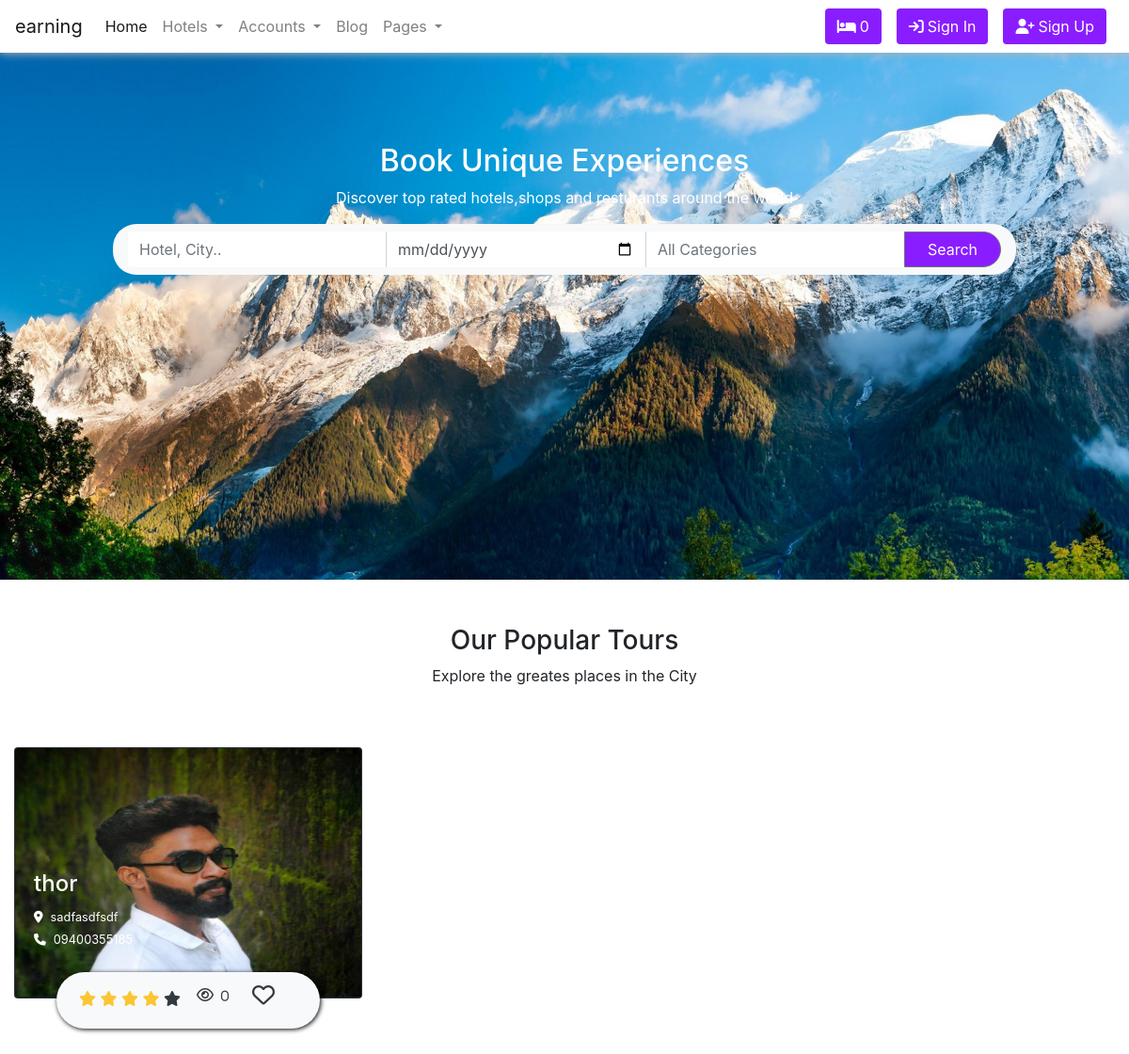
Before: / with the older database file.
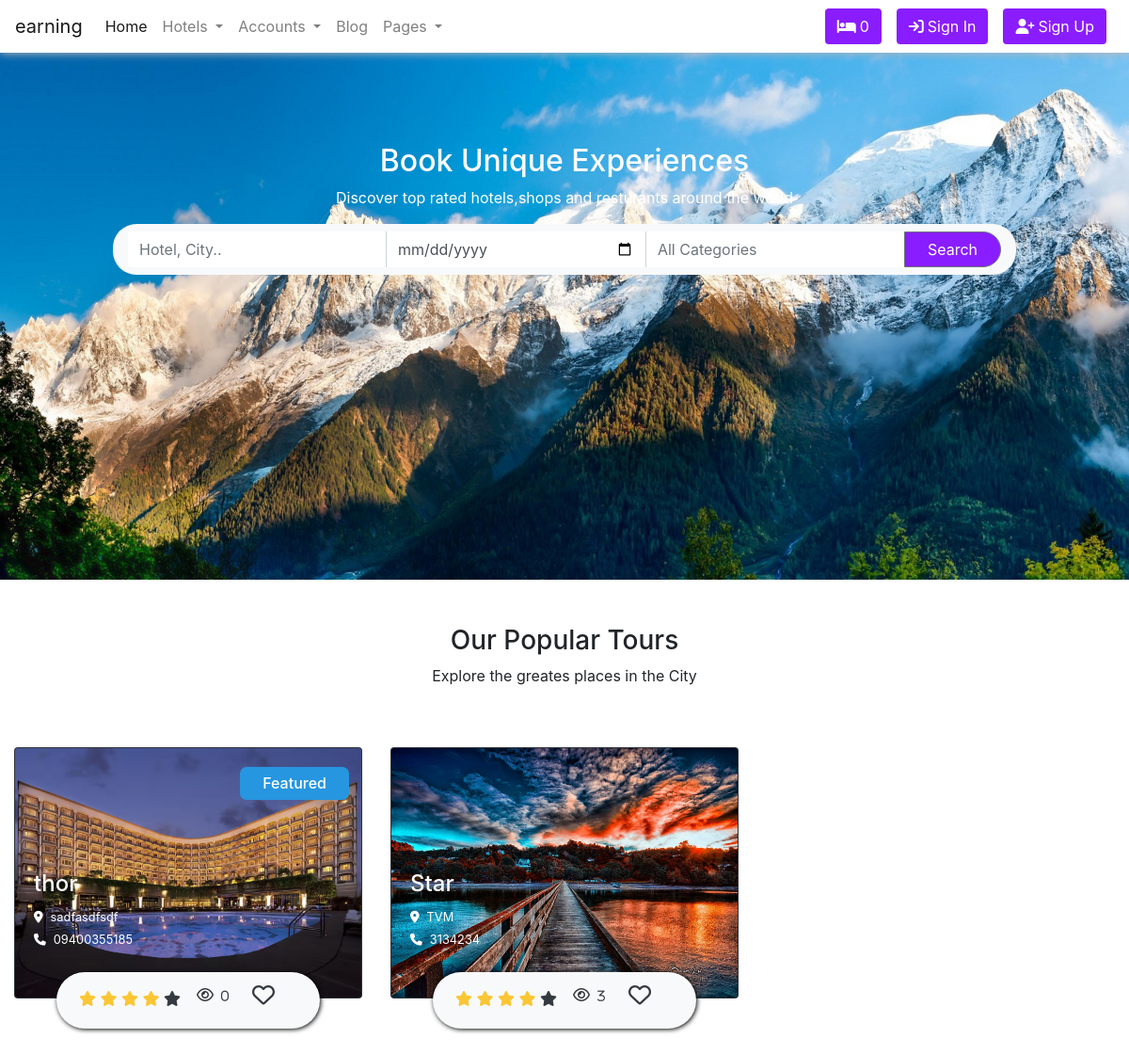
After: the same page with the newer database file.
### hotel/models.py (models this page shows, shortened)
class Hotel(models.Model):
    user = models.ForeignKey(User,on_delete=models.SET_NULL,null=True)
    name = models.CharField(max_length=100)
    description = CKEditor5Field(null=True,blank=True, config_name='extends')
    image = models.FileField(upload_to='hotel_galley')
    address = models.CharField(max_length=200)
    mobile = models.CharField(max_length=50)
    email = models.EmailField(max_length=110)
    status = models.CharField(max_length=20,choices=HOTEL_STATUS ,default='Live')
    tag=models.CharField(max_length=200,help_text='Seperate tags with comma')
    views=models.IntegerField(default=0)
    featured=models.BooleanField(default=False)
    hid = ShortUUIDField(unique=True, length=10, max_length=20, alphabet='abcdefghijklmnopqrstuvwxyz')
    slug= models.SlugField(unique=True)
    date= models.DateTimeField(auto_now_add=True)

### hotel/views.py (the view)
# urls.py: path('',views.index,name='index'),
def index(request):
    hotels=Hotel.objects.filter(status='Live')
    context={
        'hotels':hotels
    }
    return render(request,'hotel/hotel.html',context)

### templates/hotel/hotel.html
{% load static %} {% include "base/base.html" %} {% block content %}
<section>
  <div class="backImg text-center text-white pt-5">
    <h2 class="mt-5">Book Unique Experiences</h2>
    <p>Discover top rated hotels,shops and resturants around the world</p>
    <div class="bg-light fm-group">
      <div class="input-group px-3">
        <input
          type="text"
          placeholder="Hotel, City.."
          class="form-control border-0 mt-2"
        />
        <input
          type="date"
          placeholder="Select Booking Date"
          class="form-control border-bottom-0 border-top-0 mt-2"
        />
        <input
          type="text"
          placeholder="All Categories"
          class="form-control mt-2 border-bottom-0 border-top-0 border-right-0"
        />
        <button class="btn btn-outline-secondary n_btn px-4 my-2" type="button">
          Search
        </button>
      </div>
    </div>
  </div>
</section>
<section>
  <div class="text-center pt-5">
    <h3>Our Popular Tours</h3>
    <p>Explore the greates places in the City</p>
    <div class="container-fluid mb-5">
      <div class="row">
        {% for hotel in hotels %}
        <div class="col-md-6 col-lg-6 col-xl-4 my-5">
          <a href="">
          <div class="card bg-dark text-white">
            <img class="card-img" src="{{hotel.image.url}}"
            alt="Card image">
            <div class="card-img-overlay">
              {% if hotel.featured == True %}
              <div style="position: absolute; left: 65%; "><h6 class="tags p-2 px-4">Featured</h6></div>
              {% endif %}
              <div class="card-data text-left">
                <h4>{{hotel.name}}</h4>
                <small
                  ><i class="fa-solid fa-location-dot pr-2"></i>{{hotel.address}} </small
                ><br />
                <small><i class="fa-solid fa-phone pr-2"></i>{{hotel.mobile}}</small>
              </div>
              <div class="bg-light text-dark mt-3 pt-3 mx-4 bottom-card">
                <div class="d-flex justify-content-between">
                  <div class="ratings pl-4 pr-0">
                    <i class="fa fa-star rating-color"></i>
                    <i class="fa fa-star rating-color"></i>
                    <i class="fa fa-star rating-color"></i>
                    <i class="fa fa-star rating-color"></i>
                    <i class="fa fa-star"></i>
                  </div><i class="fa-regular fa-eye"><small class="p-2">{{hotel.views}}</small></i>
                  <i class="fa-regular fa-heart pr-5 fa-xl pt-2"></i>
                </div>
              </div>
            </div>
          </div>
         </a>
        </div>
        {% endfor %}
      </div>
    </div>
  </div>
</section>
{% endblock content %}

### templates/base/base.html (shortened to what this page needs)
{% load static %}
<!DOCTYPE html>
<html lang="en">
<head>
    <link rel="stylesheet" href="https://cdn.jsdelivr.net/npm/bootstrap@4.3.1/dist/css/bootstrap.min.css">
    <link rel="stylesheet" href="https://cdn.jsdelivr.net/npm/bootstrap@4.0.0/dist/css/bootstrap.min.css">
    <link href="https://cdn.jsdelivr.net/npm/bootstrap@5.3.0/dist/css/bootstrap.min.css" rel="stylesheet">
    <link href="https://stackpath.bootstrapcdn.com/bootstrap/4.4.1/css/bootstrap.min.css" rel="stylesheet" />
<link href="https://stackpath.bootstrapcdn.com/font-awesome/4.7.0/css/font-awesome.min.css" rel="stylesheet" />
    <link rel="stylesheet" href="{% static "css/style.css" %}">
</head>
<body>
    <nav class="navbar navbar-expand-md navbar-light">
        <a class="navbar-brand" href="#">earning</a>
        <div class="collapse navbar-collapse" id="navbarSupportedContent">
          <ul class="navbar-nav mr-auto">
            <li class="nav-item active">
              <a class="nav-link" href="#">Home <span class="sr-only">(current)</span></a>
            </li>
            <li class="nav-item dropdown">
              <a class="nav-link dropdown-toggle" href="#" id="navbarDropdown" role="button" data-toggle="dropdown" aria-haspopup="true" aria-expanded="false">
                Hotels
              </a>
            </li>
            <li class="nav-item dropdown">
                <a class="nav-link dropdown-toggle" href="#" id="navbarDropdown" role="button" data-toggle="dropdown" aria-haspopup="true" aria-expanded="false">
                  Accounts
                </a>
              </li>
            <li class="nav-item">
              <a class="nav-link" href="#">Blog</a>
            </li>
            <li class="nav-item dropdown">
                <a class="nav-link dropdown-toggle" href="#" id="navbarDropdown" role="button" data-toggle="dropdown" aria-haspopup="true" aria-expanded="false">
                  Pages
                </a>
              </li>
          </ul>
            <button class="nav_btn btn mx-2  mx-0 my-sm-0" type="submit"><i class="fa-solid fa-bed pr-1" style="color: #ffffff;"></i>0</button>
          {% if request.user.is_authenticated %}
            <a href="{% url "sign-in" %}" class="nav_btn btn mx-2  my-2 my-sm-0" type="submit">
              {% comment %} <i class="fa-solid fa-arrow-right-to-bracket pr-1" style="color: #ffffff;"></i> {% endcomment %}
              Dashboard</a>
            <a href="{% url "logOut" %}" class="nav_btn btn mx-2  my-2 my-sm-0" type="submit"><i class="fa-solid fa-power-off pr-1"></i>Sign Out</a>
          {% else %}
          <a href="{% url "sign-in" %}" class="nav_btn btn mx-2  my-2 my-sm-0" type="submit"><i class="fa-solid fa-arrow-right-to-bracket pr-1" style="color: #ffffff;"></i>Sign In</a>
          <a href="{% url "sign-up" %}" class="nav_btn btn mx-2  my-2 my-sm-0" type="submit"><i class="fa-solid fa-user-plus pr-1" style="color: #ffffff;"></i>Sign Up</a>
{% endif %}
        </div>
      </nav>
</body>
</html>

### static/css/style.css (style rules this page uses)
nav { box-shadow: 0px 1px 9px #b7b6b9; border-bottom: 0px solid rgb(161, 158, 158); }
.nav-link { color: black; }
.backImg { background-image: url("/static/imgs/frImg.jpg"); background-position: center; background-size: cover; height: 560px; }
.n_btn { background-color: #8A1DFF; color: white; border-radius: 20px; }
.fm-group { margin-left: 10%; margin-right: 10%; border-radius: 25px; }
.card-img { height: 265px; }
.card-data { margin-top: 110px; height: 92px; }
.bottom-card { border-radius: 50px; height: 60px; box-shadow: 1px 1px 5px black; position: relative; position-anchor: 3px; }
.rating-color { color: #fbc634 !important; }
.nav_btn { background-color: #8A1DFF !important; color: white !important; }
.tags { background-color: #2696e0; color: white; border-radius: 7px; }

Changed rows visible on the page:
changed Hotel "thor": image: a different picture; now shows "Featured"
added Hotel: image (picture), name "Star", address "TVM", mobile "3134234", views "3"
